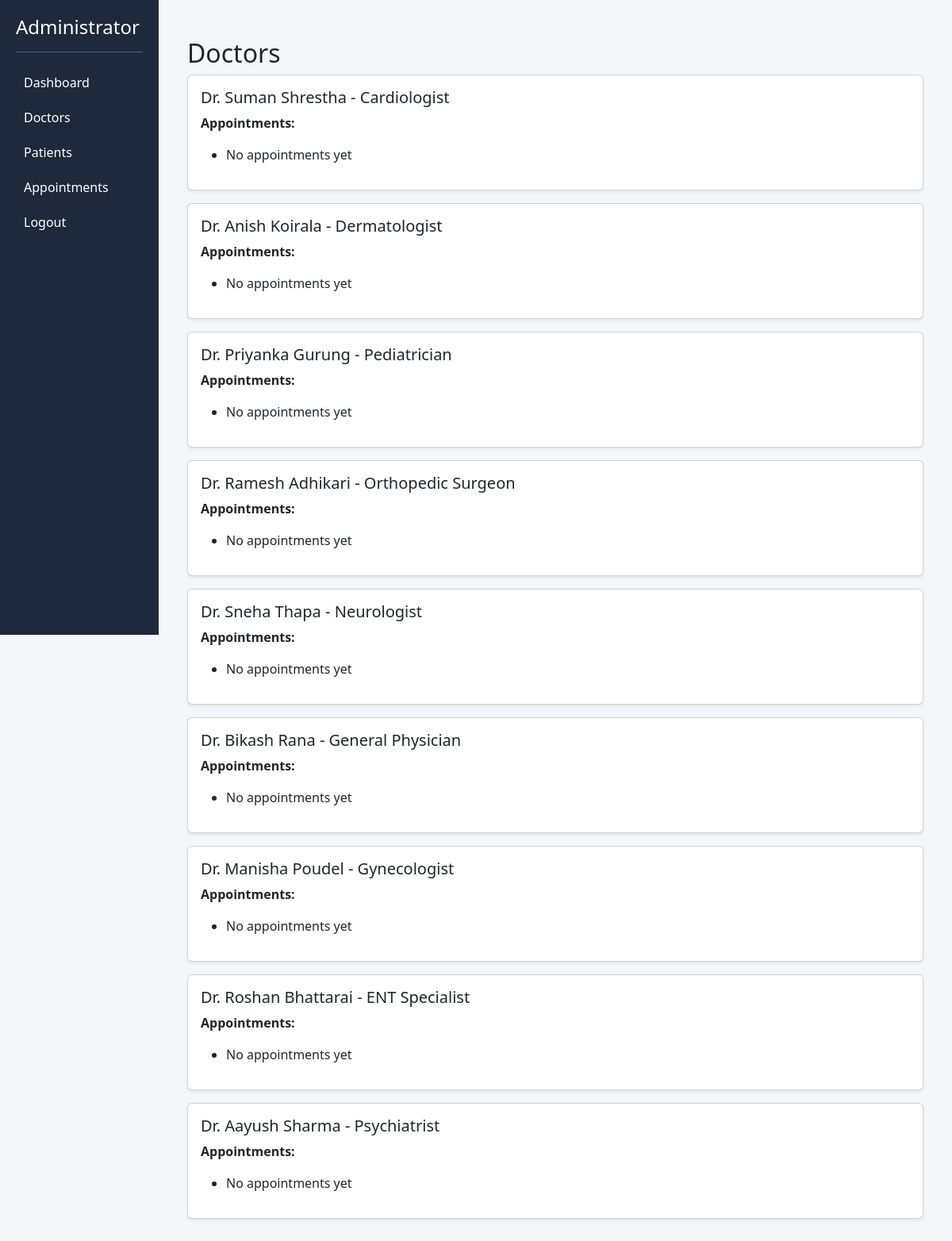
/admin/doctors (signed in), run on an earlier commit of the app's database.
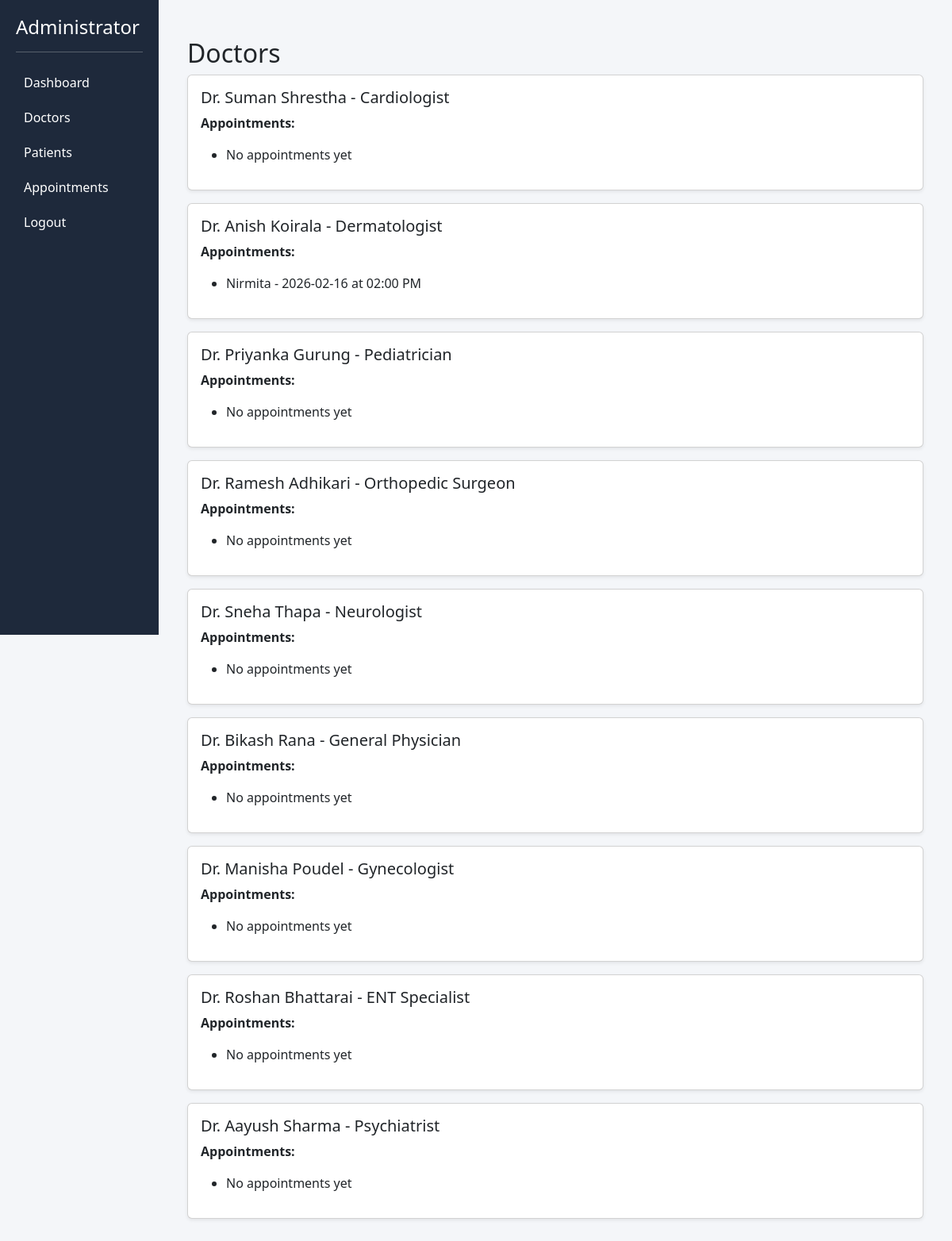
And on a later commit of the database.
### models.py (models this page shows)
class Doctor(db.Model):
    id = db.Column(db.Integer, primary_key=True)
    name = db.Column(db.String(100))
    specialization = db.Column(db.String(100))
    appointments = db.relationship('Appointment', backref='doctor', lazy=True)

class Appointment(db.Model):
    id = db.Column(db.Integer, primary_key=True)
    date = db.Column(db.String(50))
    time = db.Column(db.String(50))
    user_id = db.Column(db.Integer, db.ForeignKey('user.id'))
    doctor_id = db.Column(db.Integer, db.ForeignKey('doctor.id'))

class User(db.Model):
    id = db.Column(db.Integer, primary_key=True)
    name = db.Column(db.String(100))
    email = db.Column(db.String(100), unique=True)
    password = db.Column(db.String(200))
    is_admin = db.Column(db.Boolean, default=False)
    appointments = db.relationship('Appointment', backref='patient', lazy=True)

### app.py (the view)
@app.route('/admin/doctors')
def admin_doctors():
    if not session.get('is_admin'):
        return redirect(url_for('login'))
    doctors = Doctor.query.all()
    return render_template('admin_doctors.html', doctors=doctors)

### templates/admin_doctors.html
{% extends 'admin_base.html' %}
{% block content %}
<div class="container my-4">
    <h2>Doctors</h2>
    {% for doctor in doctors %}
    <div class="card mb-3 p-3 shadow-sm">
        <h5>{{ doctor.name }} - {{ doctor.specialization }}</h5>
        <p><strong>Appointments:</strong></p>
        <ul>
            {% for appt in doctor.appointments %}
            <li>{{ appt.patient.name }} - {{ appt.date }} at {{ appt.time }}</li>
            {% else %}
            <li>No appointments yet</li>
            {% endfor %}
        </ul>
    </div>
    {% endfor %}
</div>
{% endblock %}

What changed in the data, as far as the page shows it:
shown differently, row unchanged: Doctor "Dr. Anish Koirala": no longer shows "No appointments yet"
added Appointment: patient.name "Nirmita", date "2026-02-16", time "02:00 PM", shown under Doctor "Dr. Anish Koirala"
